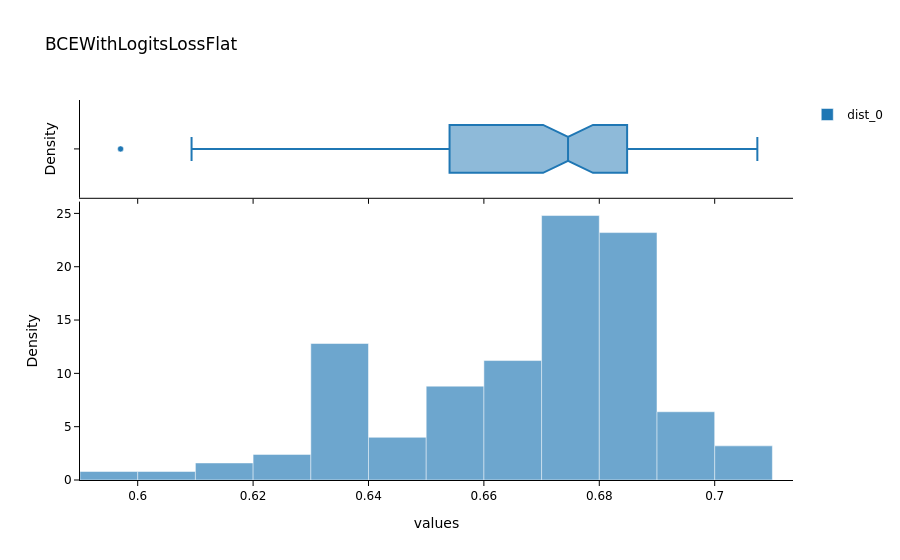
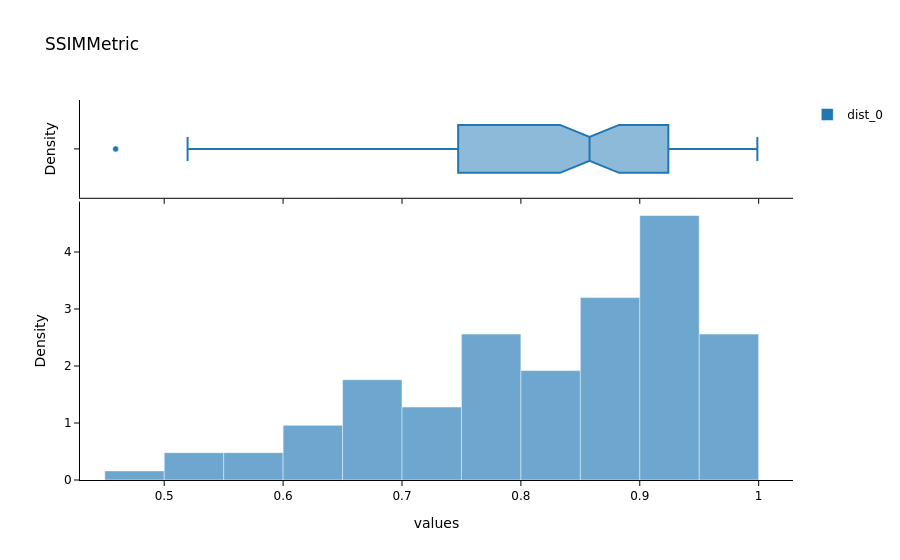

The code cell stored with these charts, in order, in its notebook:
### Markdown cell above
### Evaluate the Model on Test Data

In the next cell, we will evaluate the performance of the trained model on unseen test data. This step is crucial to get an unbiased evaluation of the model's performance and understand how well it generalizes to new data.

- `test_X_path`: The path to the directory containing the low-resolution test images.
- `test_data`: A `DataLoader` object created from the test images.
- `evaluate_model(trainer, test_data, metrics=SSIMMetric(2))`: This function evaluates the model on the test dataset using the specified metrics (in this case, SSIM).

> Suggestions for customization:
>- Change the `test_X_path` variable to point to a different test dataset.
>- Add more metrics to the `metrics` parameter to get a comprehensive evaluation (e.g., `MSEMetric()`, `MAEMetric()`).
>- Save the evaluation results to a file for further analysis or reporting.

Evaluating the model on test data helps in understanding its performance in real-world scenarios and identifying any areas that may need further improvement.

### Code cell
test_data = test_biodataloader(data, output_directory + '/patches_test.csv')
# print length of test dataset
print('test images:', len(test_data.items))

evaluate_model(trainer, test_data, metrics=[SSIMMetric(spatial_dims=2)]);

### Figure 1 — Plotly figure (JSON) as saved in the notebook; plotly's stock layout.template omitted (floating-point values rounded to 4 significant figures)
{"data": [{"bingroup": "x", "histnorm": "probability density", "hovertemplate": "dist=dist_0<br>values=%{x}<br>probability density=%{y}<extra></extra>", "legendgroup": "dist_0", "marker": {"color": "#1F77B4", "line": {"color": "white", "width": 0.5}, "opacity": 0.65, "pattern": {"shape": ""}}, "name": "dist_0", "orientation": "v", "showlegend": true, "type": "histogram", "x": [0.653, 0.6204, 0.6849, 0.6787, 0.6766, 0.6389, 0.6372, 0.6845, 0.6851, 0.6588, 0.6304, 0.647, 0.6895, 0.6878, 0.6789, 0.6406, 0.6753, 0.6797, 0.6763, 0.6766, 0.6333, 0.6864, 0.6739, 0.6729, 0.6695, 0.6818, 0.6944, 0.6841, 0.6784, 0.6846, 0.633, 0.6773, 0.6767, 0.673, 0.6745, 0.6155, 0.6859, 0.6898, 0.6933, 0.6755, 0.6329, 0.6824, 0.689, 0.6734, 0.6919, 0.6178, 0.6563, 0.6881, 0.6512, 0.6763, 0.6658, 0.6392, 0.6634, 0.6368, 0.6848, 0.6726, 0.7038, 0.6282, 0.6393, 0.6884, 0.6628, 0.6392, 0.6093, 0.6663, 0.6355, 0.6817, 0.676, 0.6952, 0.6559, 0.597, 0.6754, 0.6829, 0.6641, 0.6361, 0.6779, 0.6887, 0.6891, 0.6894, 0.677, 0.6746, 0.6513, 0.6623, 0.6844, 0.6826, 0.688, 0.6459, 0.6685, 0.6722, 0.6793, 0.6798, 0.6887, 0.6943, 0.6742, 0.6767, 0.6869, 0.6564, 0.6689, 0.6389, 0.6544, 0.6881, 0.6635, 0.665, 0.6777, 0.6849, 0.7074, 0.7064, 0.631, 0.6556, 0.6692, 0.7074, 0.6889, 0.671, 0.6382, 0.6614, 0.6932, 0.6607, 0.659, 0.6331, 0.679, 0.6928, 0.6252, 0.6405, 0.6469, 0.6561, 0.6921], "xaxis": "x", "yaxis": "y"}, {"customdata": [["dist_0"], ["dist_0"], ["dist_0"], ["dist_0"], ["dist_0"], ["dist_0"], ["dist_0"], ["dist_0"], ["dist_0"], ["dist_0"], ["dist_0"], ["dist_0"], ["dist_0"], ["dist_0"], ["dist_0"], ["dist_0"], ["dist_0"], ["dist_0"], ["dist_0"], ["dist_0"], ["dist_0"], ["dist_0"], ["dist_0"], ["dist_0"], ["dist_0"], ["dist_0"], ["dist_0"], ["dist_0"], ["dist_0"], ["dist_0"], ["dist_0"], ["dist_0"], ["dist_0"], ["dist_0"], ["dist_0"], ["dist_0"], ["dist_0"], ["dist_0"], ["dist_0"], ["dist_0"], ["dist_0"], ["dist_0"], ["dist_0"], ["dist_0"], ["dist_0"], ["dist_0"], ["dist_0"], ["dist_0"], ["dist_0"], ["dist_0"], ["dist_0"], ["dist_0"], ["dist_0"], ["dist_0"], ["dist_0"], ["dist_0"], ["dist_0"], ["dist_0"], ["dist_0"], ["dist_0"], ["dist_0"], ["dist_0"], ["dist_0"], ["dist_0"], ["dist_0"], ["dist_0"], ["dist_0"], ["dist_0"], ["dist_0"], ["dist_0"], ["dist_0"], ["dist_0"], ["dist_0"], ["dist_0"], ["dist_0"], ["dist_0"], ["dist_0"], ["dist_0"], ["dist_0"], ["dist_0"], ["dist_0"], ["dist_0"], ["dist_0"], ["dist_0"], ["dist_0"], ["dist_0"], ["dist_0"], ["dist_0"], ["dist_0"], ["dist_0"], ["dist_0"], ["dist_0"], ["dist_0"], ["dist_0"], ["dist_0"], ["dist_0"], ["dist_0"], ["dist_0"], ["dist_0"], ["dist_0"], ["dist_0"], ["dist_0"], ["dist_0"], ["dist_0"], ["dist_0"], ["dist_0"], ["dist_0"], ["dist_0"], ["dist_0"], ["dist_0"], ["dist_0"], ["dist_0"], ["dist_0"], ["dist_0"], ["dist_0"], ["dist_0"], ["dist_0"], ["dist_0"], ["dist_0"], ["dist_0"], ["dist_0"], ["dist_0"], ["dist_0"], ["dist_0"], ["dist_0"]], "hovertemplate": "dist=%{customdata[0]}<br>values=%{x}<extra></extra>", "legendgroup": "dist_0", "marker": {"color": "#1F77B4", "line": {"color": "white", "width": 0.5}}, "name": "dist_0", "notched": true, "showlegend": false, "type": "box", "x": [0.653, 0.6204, 0.6849, 0.6787, 0.6766, 0.6389, 0.6372, 0.6845, 0.6851, 0.6588, 0.6304, 0.647, 0.6895, 0.6878, 0.6789, 0.6406, 0.6753, 0.6797, 0.6763, 0.6766, 0.6333, 0.6864, 0.6739, 0.6729, 0.6695, 0.6818, 0.6944, 0.6841, 0.6784, 0.6846, 0.633, 0.6773, 0.6767, 0.673, 0.6745, 0.6155, 0.6859, 0.6898, 0.6933, 0.6755, 0.6329, 0.6824, 0.689, 0.6734, 0.6919, 0.6178, 0.6563, 0.6881, 0.6512, 0.6763, 0.6658, 0.6392, 0.6634, 0.6368, 0.6848, 0.6726, 0.7038, 0.6282, 0.6393, 0.6884, 0.6628, 0.6392, 0.6093, 0.6663, 0.6355, 0.6817, 0.676, 0.6952, 0.6559, 0.597, 0.6754, 0.6829, 0.6641, 0.6361, 0.6779, 0.6887, 0.6891, 0.6894, 0.677, 0.6746, 0.6513, 0.6623, 0.6844, 0.6826, 0.688, 0.6459, 0.6685, 0.6722, 0.6793, 0.6798, 0.6887, 0.6943, 0.6742, 0.6767, 0.6869, 0.6564, 0.6689, 0.6389, 0.6544, 0.6881, 0.6635, 0.665, 0.6777, 0.6849, 0.7074, 0.7064, 0.631, 0.6556, 0.6692, 0.7074, 0.6889, 0.671, 0.6382, 0.6614, 0.6932, 0.6607, 0.659, 0.6331, 0.679, 0.6928, 0.6252, 0.6405, 0.6469, 0.6561, 0.6921], "xaxis": "x2", "yaxis": "y2"}], "layout": {"barmode": "overlay", "font": {"color": "black", "family": "DejaVu Sans, Arial, sans-serif", "size": 12}, "legend": {"title": {"text": ""}, "tracegroupgap": 0}, "paper_bgcolor": "white", "plot_bgcolor": "white", "title": {"text": "BCEWithLogitsLossFlat"}, "xaxis": {"anchor": "y", "domain": [0, 1], "linecolor": "black", "linewidth": 1, "showgrid": false, "showline": true, "tickcolor": "black", "ticks": "outside", "tickwidth": 1, "title": {"text": "values"}}, "xaxis2": {"anchor": "y2", "domain": [0, 1], "linecolor": "black", "linewidth": 1, "matches": "x", "showgrid": false, "showline": true, "showticklabels": false, "tickcolor": "black", "ticks": "outside", "tickwidth": 1}, "yaxis": {"anchor": "x", "domain": [0, 0.7326], "linecolor": "black", "linewidth": 1, "showgrid": false, "showline": true, "tickcolor": "black", "ticks": "outside", "tickwidth": 1, "title": {"text": "Density"}}, "yaxis2": {"anchor": "x2", "domain": [0.7426, 1], "linecolor": "black", "linewidth": 1, "matches": "y2", "showgrid": false, "showline": true, "showticklabels": false, "tickcolor": "black", "ticks": "outside", "tickwidth": 1, "title": {"text": "Density"}}}}

### Figure 2 — Plotly figure (JSON) as saved in the notebook; plotly's stock layout.template omitted (floating-point values rounded to 4 significant figures)
{"data": [{"bingroup": "x", "histnorm": "probability density", "hovertemplate": "dist=dist_0<br>values=%{x}<br>probability density=%{y}<extra></extra>", "legendgroup": "dist_0", "marker": {"color": "#1F77B4", "line": {"color": "white", "width": 0.5}, "opacity": 0.65, "pattern": {"shape": ""}}, "name": "dist_0", "orientation": "v", "showlegend": true, "type": "histogram", "x": [0.7561, 0.6496, 0.8549, 0.8991, 0.858, 0.7846, 0.8466, 0.9134, 0.9416, 0.8781, 0.7477, 0.857, 0.9803, 0.9221, 0.9221, 0.8408, 0.9492, 0.9592, 0.9454, 0.9609, 0.8207, 0.9264, 0.9462, 0.8961, 0.8734, 0.9232, 0.9382, 0.8841, 0.9148, 0.9389, 0.8138, 0.9423, 0.9044, 0.9402, 0.8814, 0.7657, 0.9854, 0.9733, 0.9851, 0.9392, 0.7121, 0.8658, 0.9292, 0.9177, 0.9188, 0.7164, 0.8425, 0.9767, 0.8369, 0.8846, 0.6641, 0.6246, 0.7823, 0.7092, 0.691, 0.6971, 0.5635, 0.6895, 0.8632, 0.7905, 0.6523, 0.6481, 0.5949, 0.5197, 0.6762, 0.4592, 0.5716, 0.6109, 0.6961, 0.5485, 0.5298, 0.6342, 0.6672, 0.6885, 0.7371, 0.8301, 0.9525, 0.9784, 0.9029, 0.8587, 0.6904, 0.8621, 0.9517, 0.9349, 0.9391, 0.8114, 0.9082, 0.9135, 0.9094, 0.9144, 0.94, 0.9328, 0.8328, 0.8674, 0.9574, 0.7713, 0.7535, 0.8372, 0.8578, 0.9644, 0.7047, 0.8236, 0.8913, 0.7458, 0.9534, 0.6487, 0.7811, 0.8956, 0.7683, 0.9059, 0.8805, 0.788, 0.7852, 0.8626, 0.9989, 0.7853, 0.7841, 0.7582, 0.7442, 0.9983, 0.6915, 0.7701, 0.835, 0.7557, 0.9653], "xaxis": "x", "yaxis": "y"}, {"customdata": [["dist_0"], ["dist_0"], ["dist_0"], ["dist_0"], ["dist_0"], ["dist_0"], ["dist_0"], ["dist_0"], ["dist_0"], ["dist_0"], ["dist_0"], ["dist_0"], ["dist_0"], ["dist_0"], ["dist_0"], ["dist_0"], ["dist_0"], ["dist_0"], ["dist_0"], ["dist_0"], ["dist_0"], ["dist_0"], ["dist_0"], ["dist_0"], ["dist_0"], ["dist_0"], ["dist_0"], ["dist_0"], ["dist_0"], ["dist_0"], ["dist_0"], ["dist_0"], ["dist_0"], ["dist_0"], ["dist_0"], ["dist_0"], ["dist_0"], ["dist_0"], ["dist_0"], ["dist_0"], ["dist_0"], ["dist_0"], ["dist_0"], ["dist_0"], ["dist_0"], ["dist_0"], ["dist_0"], ["dist_0"], ["dist_0"], ["dist_0"], ["dist_0"], ["dist_0"], ["dist_0"], ["dist_0"], ["dist_0"], ["dist_0"], ["dist_0"], ["dist_0"], ["dist_0"], ["dist_0"], ["dist_0"], ["dist_0"], ["dist_0"], ["dist_0"], ["dist_0"], ["dist_0"], ["dist_0"], ["dist_0"], ["dist_0"], ["dist_0"], ["dist_0"], ["dist_0"], ["dist_0"], ["dist_0"], ["dist_0"], ["dist_0"], ["dist_0"], ["dist_0"], ["dist_0"], ["dist_0"], ["dist_0"], ["dist_0"], ["dist_0"], ["dist_0"], ["dist_0"], ["dist_0"], ["dist_0"], ["dist_0"], ["dist_0"], ["dist_0"], ["dist_0"], ["dist_0"], ["dist_0"], ["dist_0"], ["dist_0"], ["dist_0"], ["dist_0"], ["dist_0"], ["dist_0"], ["dist_0"], ["dist_0"], ["dist_0"], ["dist_0"], ["dist_0"], ["dist_0"], ["dist_0"], ["dist_0"], ["dist_0"], ["dist_0"], ["dist_0"], ["dist_0"], ["dist_0"], ["dist_0"], ["dist_0"], ["dist_0"], ["dist_0"], ["dist_0"], ["dist_0"], ["dist_0"], ["dist_0"], ["dist_0"], ["dist_0"], ["dist_0"], ["dist_0"], ["dist_0"]], "hovertemplate": "dist=%{customdata[0]}<br>values=%{x}<extra></extra>", "legendgroup": "dist_0", "marker": {"color": "#1F77B4", "line": {"color": "white", "width": 0.5}}, "name": "dist_0", "notched": true, "showlegend": false, "type": "box", "x": [0.7561, 0.6496, 0.8549, 0.8991, 0.858, 0.7846, 0.8466, 0.9134, 0.9416, 0.8781, 0.7477, 0.857, 0.9803, 0.9221, 0.9221, 0.8408, 0.9492, 0.9592, 0.9454, 0.9609, 0.8207, 0.9264, 0.9462, 0.8961, 0.8734, 0.9232, 0.9382, 0.8841, 0.9148, 0.9389, 0.8138, 0.9423, 0.9044, 0.9402, 0.8814, 0.7657, 0.9854, 0.9733, 0.9851, 0.9392, 0.7121, 0.8658, 0.9292, 0.9177, 0.9188, 0.7164, 0.8425, 0.9767, 0.8369, 0.8846, 0.6641, 0.6246, 0.7823, 0.7092, 0.691, 0.6971, 0.5635, 0.6895, 0.8632, 0.7905, 0.6523, 0.6481, 0.5949, 0.5197, 0.6762, 0.4592, 0.5716, 0.6109, 0.6961, 0.5485, 0.5298, 0.6342, 0.6672, 0.6885, 0.7371, 0.8301, 0.9525, 0.9784, 0.9029, 0.8587, 0.6904, 0.8621, 0.9517, 0.9349, 0.9391, 0.8114, 0.9082, 0.9135, 0.9094, 0.9144, 0.94, 0.9328, 0.8328, 0.8674, 0.9574, 0.7713, 0.7535, 0.8372, 0.8578, 0.9644, 0.7047, 0.8236, 0.8913, 0.7458, 0.9534, 0.6487, 0.7811, 0.8956, 0.7683, 0.9059, 0.8805, 0.788, 0.7852, 0.8626, 0.9989, 0.7853, 0.7841, 0.7582, 0.7442, 0.9983, 0.6915, 0.7701, 0.835, 0.7557, 0.9653], "xaxis": "x2", "yaxis": "y2"}], "layout": {"barmode": "overlay", "font": {"color": "black", "family": "DejaVu Sans, Arial, sans-serif", "size": 12}, "legend": {"title": {"text": ""}, "tracegroupgap": 0}, "paper_bgcolor": "white", "plot_bgcolor": "white", "title": {"text": "SSIMMetric"}, "xaxis": {"anchor": "y", "domain": [0, 1], "linecolor": "black", "linewidth": 1, "showgrid": false, "showline": true, "tickcolor": "black", "ticks": "outside", "tickwidth": 1, "title": {"text": "values"}}, "xaxis2": {"anchor": "y2", "domain": [0, 1], "linecolor": "black", "linewidth": 1, "matches": "x", "showgrid": false, "showline": true, "showticklabels": false, "tickcolor": "black", "ticks": "outside", "tickwidth": 1}, "yaxis": {"anchor": "x", "domain": [0, 0.7326], "linecolor": "black", "linewidth": 1, "showgrid": false, "showline": true, "tickcolor": "black", "ticks": "outside", "tickwidth": 1, "title": {"text": "Density"}}, "yaxis2": {"anchor": "x2", "domain": [0.7426, 1], "linecolor": "black", "linewidth": 1, "matches": "y2", "showgrid": false, "showline": true, "showticklabels": false, "tickcolor": "black", "ticks": "outside", "tickwidth": 1, "title": {"text": "Density"}}}}
